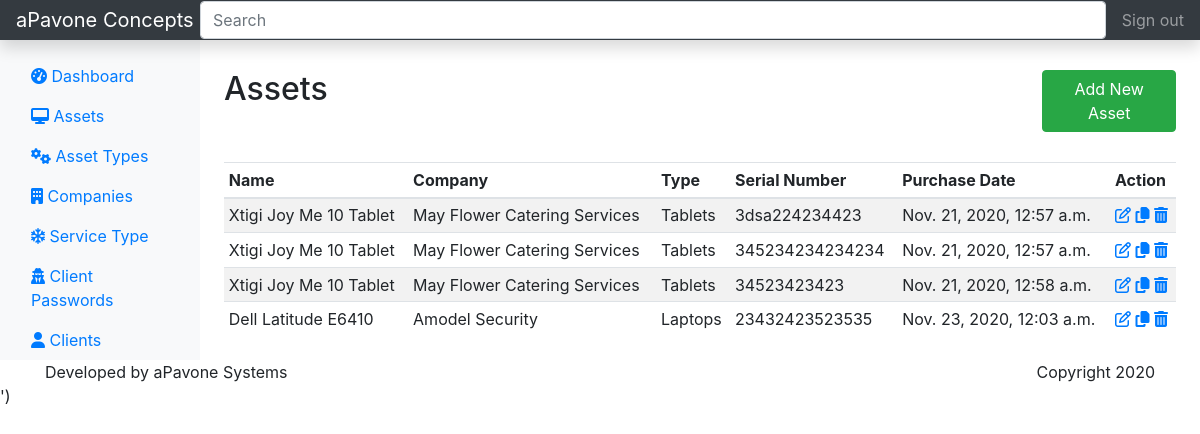
Page /asset on the committed database.
### register/models.py (models this page shows, shortened)
class Asset(models.Model):
    name = models.CharField(max_length=90)
    company = models.ForeignKey(Company, on_delete=models.CASCADE)
    serial_number = models.CharField(max_length=90, blank=True, null=True, unique=True)
    type = models.ForeignKey(AssetType, on_delete=models.CASCADE)
    purchase_date = models.DateTimeField(auto_now_add=True)

class Company(models.Model):
    name = models.CharField(max_length=30, unique=True)
    location = models.CharField(max_length=30)
    phone = models.CharField(max_length=10)
    servicetype = models.ForeignKey(ServiceType, on_delete=models.CASCADE)
    class Meta:
        verbose_name = 'Company'
        verbose_name_plural = 'Companies'
    def __str__(self):
        return self.name

class AssetType(models.Model):
    name = models.CharField(max_length=90, unique=True)
    def __str__(self):
        return self.name

### register/views.py (the view)
# urls.py: path('asset', views.asset, name="asset"),
def asset(request):
    assets = Asset.objects.all()
    context = {
        'assets': assets,
    }
    return render(request, "register/asset/index.html", context)

### register/templates/register/asset/index.html
{% extends 'register/pages/layout.html' %}
{% block content %}
<div class="row" style="margin-top: 30px; margin-bottom: 30px;">
    <div class="col-10">
        <h2>Assets</h2>
    </div>
    <div class="col-2">
        <a href="{% url 'add_asset' %}" class="btn btn-success right"> Add New Asset</a>
    </div>
</div>
          <div class="table-responsive">
            <table class="table table-striped table-sm">
              <thead>
                <tr>
                  <th>Name</th>
                  <th>Company</th>
                  <th>Type</th>
                  <th>Serial Number</th>
                  <th>Purchase Date</th>
                    <th>Action</th>
                </tr>
              </thead>
              <tbody>
              {% for asset in assets %}
              <tr>
                  <td> {{ asset.name }} </td>
                  <td> {{asset.company}} </td>
                  <td> {{asset.type}} </td>
                  <td> {{asset.serial_number}} </td>
                  <td> {{asset.purchase_date}} </td>
                  <td>
                      <a href="{% url 'update_asset' asset.id %}"><i class="fa fa-edit" aria-hidden="true"></i></a>
                      <a href=""><i class="fa fa-copy" aria-hidden="true"></i></a>
                      <a href="{% url 'delete_asset' asset.id %}"><i class="fa fa-trash" aria-hidden="true"></i></a>
                  </td>
                </tr>
                {% endfor %}
              </tbody>
            </table>
          </div>
{% endblock %}

### rows in the picture
Asset: name "Xtigi Joy Me 10 Tablet", company "May Flower Catering Services", type "Tablets", serial_number "3dsa224234423", purchase_date "Nov. 21, 2020, 12:57 a.m."
Asset: name "Xtigi Joy Me 10 Tablet", company "May Flower Catering Services", type "Tablets", serial_number "345234234234234", purchase_date "Nov. 21, 2020, 12:57 a.m."
Asset: name "Xtigi Joy Me 10 Tablet", company "May Flower Catering Services", type "Tablets", serial_number "34523423423", purchase_date "Nov. 21, 2020, 12:58 a.m."
Asset: name "Dell Latitude E6410", company "Amodel Security", type "Laptops", serial_number "23432423523535", purchase_date "Nov. 23, 2020, 12:03 a.m."
